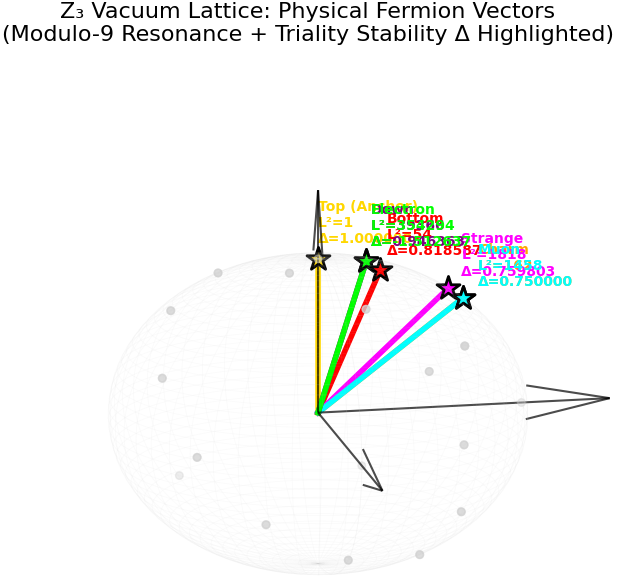

Reproduce this figure in Python.
import numpy as np
import matplotlib.pyplot as plt
from mpl_toolkits.mplot3d import Axes3D

# =============== 1. 生成44向量晶格 (背景参考) ===============
def generate_lattice_vectors():
    basis = np.eye(3)
    dem = np.array([1, 1, 1]) / np.sqrt(3)
    seed = np.vstack([basis, dem.reshape(1,3), -dem.reshape(1,3)])
    
    T = np.array([[0, 0, 1], [1, 0, 0], [0, 1, 0]])
    
    def apply(v):
        return T @ v
    
    unique_core = set()
    for v in seed:
        unique_core.add(tuple(np.round(v, 8)))
    
    current = seed.tolist()
    
    for level in range(15):
        new = []
        for v in current:
            v = np.array(v)
            v1 = apply(v)
            v2 = apply(v1)
            new += [v1, v2, v1-v, v2-v]
            
            cross = np.cross(v, v1)
            if np.linalg.norm(cross) > 1e-6:
                new.append(cross)
                new.append(cross / np.linalg.norm(cross))
        
        for nv in new:
            nv = np.array(nv)
            if np.linalg.norm(nv) > 1e-6:
                unique_core.add(tuple(np.round(nv, 8)))
        
        all_vecs = [np.array(u) for u in unique_core]
        all_vecs.sort(key=lambda x: (np.round(np.linalg.norm(x), 4), np.sum(np.abs(x))))
        
        if len(all_vecs) >= 44:
            ground_state = all_vecs[:44]
            break
        current = all_vecs[:100]
    
    print(f"背景晶格生成向量数: {len(ground_state)}")
    return ground_state

background_vectors = generate_lattice_vectors()
background_normed = [v / np.linalg.norm(v) if np.linalg.norm(v) > 1e-8 else v for v in background_vectors]

# =============== 2. 物理费米子向量数据集 ===============
fermions = {
    "Top (Anchor)": np.array([0,0,1]),
    "Bottom": np.array([1,2,7]),
    "Charm": np.array([0,9,9]),
    "Strange": np.array([0,27,33]),
    "Muon": np.array([0,27,27]),
    "Down": np.array([1,46,193]),
    "Electron": np.array([3,138,579])
}

# Triality permutation τ(v) = (v3, v1, v2)
def triality_perm(v):
    return np.array([v[2], v[0], v[1]])

# 计算指标
results = []
for name, vec in fermions.items():
    l2 = np.dot(vec, vec)
    mod9 = "YES" if (l2 % 9 == 0) else "NO" if name != "Top (Anchor)" else "Exempt"
    
    tau_vec = triality_perm(vec)
    cross = np.cross(vec, tau_vec)
    delta = np.dot(cross, cross) / (l2 ** 2) if l2 > 0 else 0
    
    results.append({
        "Particle": name,
        "Vector": str(list(vec)),
        "L²": int(l2),
        "Mod 9": mod9,
        "Δ (Stability)": f"{delta:.6f}"
    })

# 打印表格
print(f"{'Particle':<15} {'Vector':<25} {'L²':<10} {'Mod 9':<8} {'Δ (Stability)':<15}")
print("-" * 75)
for res in results:
    print(f"{res['Particle']:<15} {res['Vector']:<25} {res['L²']:<10} {res['Mod 9']:<8} {res['Δ (Stability)']:<15}")
print("-" * 75)

# =============== 3. 3D可视化：高亮物理向量 ===============
fig = plt.figure(figsize=(16, 10))
fig.patch.set_facecolor('white')
ax = fig.add_subplot(111, projection='3d')
ax.set_facecolor('white')

# 背景晶格 (淡灰)
bg_arr = np.array(background_normed)
ax.scatter(bg_arr[:,0], bg_arr[:,1], bg_arr[:,2], c='lightgray', s=30, alpha=0.4, label='44-Vector Background Lattice')

# 单位球面
u, v = np.mgrid[0:2*np.pi:100j, 0:np.pi:100j]
x = np.cos(u) * np.sin(v)
y = np.sin(u) * np.sin(v)
z = np.cos(v)
ax.plot_wireframe(x, y, z, color='lightgray', alpha=0.1, linewidth=0.5)

# 坐标轴
ax.quiver(0,0,0,1.2,0,0, length=1.2, color='black', alpha=0.7)
ax.quiver(0,0,0,0,1.2,0, length=1.2, color='black', alpha=0.7)
ax.quiver(0,0,0,0,0,1.2, length=1.2, color='black', alpha=0.7)

# 物理费米子向量 (归一化，大点彩色)
colors = ['gold', 'red', 'orange', 'magenta', 'cyan', 'purple', 'lime']
for i, (name, vec) in enumerate(fermions.items()):
    normed = vec / np.linalg.norm(vec)
    color = colors[i]
    ax.scatter(normed[0], normed[1], normed[2], c=color, s=300, marker='*', edgecolors='black', linewidth=2)
    ax.plot([0, normed[0]], [0, normed[1]], [0, normed[2]], c=color, linewidth=4)
    ax.text(normed[0]*1.1, normed[1]*1.1, normed[2]*1.1, 
            f"{name}\nL²={int(np.dot(vec,vec))}\nΔ={results[i]['Δ (Stability)']}", 
            color=color, fontsize=10, fontweight='bold')

ax.set_axis_off()
ax.view_init(elev=20, azim=45)
ax.set_title('Z₃ Vacuum Lattice: Physical Fermion Vectors\n'
             '(Modulo-9 Resonance + Triality Stability Δ Highlighted)', fontsize=16)

plt.tight_layout()
plt.show()
